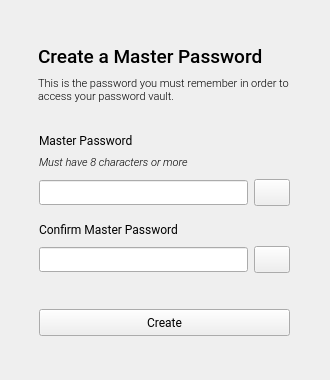
<?xml version="1.0" encoding="UTF-8"?>
<ui version="4.0">
 <class>MainWindow</class>
 <widget class="QMainWindow" name="MainWindow">
  <property name="geometry">
   <rect>
    <x>0</x>
    <y>0</y>
    <width>330</width>
    <height>380</height>
   </rect>
  </property>
  <property name="windowTitle">
   <string>MainWindow</string>
  </property>
  <widget class="QWidget" name="centralwidget">
   <layout class="QHBoxLayout" name="horizontalLayout">
    <item>
     <widget class="QFrame" name="frame">
      <property name="frameShape">
       <enum>QFrame::NoFrame</enum>
      </property>
      <property name="frameShadow">
       <enum>QFrame::Raised</enum>
      </property>
      <widget class="QPushButton" name="buttonSubmit">
       <property name="geometry">
        <rect>
         <x>30</x>
         <y>300</y>
         <width>251</width>
         <height>27</height>
        </rect>
       </property>
       <property name="minimumSize">
        <size>
         <width>0</width>
         <height>27</height>
        </size>
       </property>
       <property name="font">
        <font>
         <family>Roboto</family>
         <pointsize>9</pointsize>
        </font>
       </property>
       <property name="cursor">
        <cursorShape>PointingHandCursor</cursorShape>
       </property>
       <property name="text">
        <string>Create</string>
       </property>
       <property name="default">
        <bool>false</bool>
       </property>
       <property name="flat">
        <bool>false</bool>
       </property>
      </widget>
      <widget class="QWidget" name="">
       <property name="geometry">
        <rect>
         <x>29</x>
         <y>30</y>
         <width>251</width>
         <height>67</height>
        </rect>
       </property>
       <layout class="QVBoxLayout" name="verticalLayout">
        <property name="spacing">
         <number>0</number>
        </property>
        <item>
         <widget class="QLabel" name="labelHeading">
          <property name="font">
           <font>
            <family>Roboto Medium</family>
            <pointsize>14</pointsize>
            <weight>50</weight>
            <bold>false</bold>
           </font>
          </property>
          <property name="text">
           <string>Create a Master Password</string>
          </property>
          <property name="alignment">
           <set>Qt::AlignLeading|Qt::AlignLeft|Qt::AlignVCenter</set>
          </property>
         </widget>
        </item>
        <item>
         <widget class="QLabel" name="labelSubHeading">
          <property name="font">
           <font>
            <family>Roboto Light</family>
            <pointsize>8</pointsize>
            <weight>50</weight>
            <italic>false</italic>
            <bold>false</bold>
            <underline>false</underline>
           </font>
          </property>
          <property name="text">
           <string>This is the password you must remember in order to access your password vault. </string>
          </property>
          <property name="alignment">
           <set>Qt::AlignLeading|Qt::AlignLeft|Qt::AlignVCenter</set>
          </property>
          <property name="wordWrap">
           <bool>true</bool>
          </property>
          <property name="margin">
           <number>2</number>
          </property>
         </widget>
        </item>
       </layout>
      </widget>
      <widget class="QWidget" name="">
       <property name="geometry">
        <rect>
         <x>30</x>
         <y>120</y>
         <width>251</width>
         <height>77</height>
        </rect>
       </property>
       <layout class="QVBoxLayout" name="verticalLayout_3">
        <item>
         <layout class="QVBoxLayout" name="verticalLayout_2">
          <property name="spacing">
           <number>0</number>
          </property>
          <item>
           <widget class="QLabel" name="labelPassword1">
            <property name="font">
             <font>
              <family>Roboto</family>
              <pointsize>9</pointsize>
              <underline>false</underline>
             </font>
            </property>
            <property name="text">
             <string>Master Password</string>
            </property>
           </widget>
          </item>
          <item>
           <widget class="QLabel" name="labelPassword1Sub">
            <property name="font">
             <font>
              <family>Roboto Light</family>
              <pointsize>8</pointsize>
              <italic>true</italic>
              <underline>false</underline>
             </font>
            </property>
            <property name="text">
             <string>Must have 8 characters or more</string>
            </property>
           </widget>
          </item>
         </layout>
        </item>
        <item>
         <layout class="QHBoxLayout" name="horizontalLayout_2">
          <property name="spacing">
           <number>6</number>
          </property>
          <item>
           <widget class="QLineEdit" name="editPassword1">
            <property name="minimumSize">
             <size>
              <width>0</width>
              <height>25</height>
             </size>
            </property>
            <property name="font">
             <font>
              <family>Roboto</family>
              <pointsize>8</pointsize>
             </font>
            </property>
            <property name="text">
             <string/>
            </property>
            <property name="echoMode">
             <enum>QLineEdit::Password</enum>
            </property>
            <property name="placeholderText">
             <string/>
            </property>
            <property name="clearButtonEnabled">
             <bool>true</bool>
            </property>
           </widget>
          </item>
          <item>
           <widget class="QPushButton" name="buttonPasswordToggle1">
            <property name="minimumSize">
             <size>
              <width>27</width>
              <height>27</height>
             </size>
            </property>
            <property name="font">
             <font>
              <family>Roboto</family>
              <pointsize>8</pointsize>
             </font>
            </property>
            <property name="cursor">
             <cursorShape>PointingHandCursor</cursorShape>
            </property>
            <property name="icon">
             <iconset>
              <normaloff>icons/eye-crossed.svg</normaloff>icons/eye-crossed.svg</iconset>
            </property>
            <property name="iconSize">
             <size>
              <width>14</width>
              <height>14</height>
             </size>
            </property>
           </widget>
          </item>
         </layout>
        </item>
       </layout>
      </widget>
      <widget class="QWidget" name="">
       <property name="geometry">
        <rect>
         <x>30</x>
         <y>210</y>
         <width>251</width>
         <height>54</height>
        </rect>
       </property>
       <layout class="QVBoxLayout" name="verticalLayout_4">
        <item>
         <widget class="QLabel" name="labelPassword2">
          <property name="font">
           <font>
            <family>Roboto</family>
            <pointsize>9</pointsize>
           </font>
          </property>
          <property name="text">
           <string>Confirm Master Password</string>
          </property>
         </widget>
        </item>
        <item>
         <layout class="QHBoxLayout" name="horizontalLayout_3">
          <item>
           <widget class="QLineEdit" name="editPassword2">
            <property name="minimumSize">
             <size>
              <width>0</width>
              <height>25</height>
             </size>
            </property>
            <property name="font">
             <font>
              <family>Roboto</family>
              <pointsize>8</pointsize>
             </font>
            </property>
            <property name="text">
             <string/>
            </property>
            <property name="echoMode">
             <enum>QLineEdit::Password</enum>
            </property>
            <property name="placeholderText">
             <string/>
            </property>
            <property name="clearButtonEnabled">
             <bool>true</bool>
            </property>
           </widget>
          </item>
          <item>
           <widget class="QPushButton" name="buttonPasswordToggle2">
            <property name="minimumSize">
             <size>
              <width>27</width>
              <height>27</height>
             </size>
            </property>
            <property name="font">
             <font>
              <family>Roboto</family>
              <pointsize>8</pointsize>
             </font>
            </property>
            <property name="cursor">
             <cursorShape>PointingHandCursor</cursorShape>
            </property>
            <property name="icon">
             <iconset>
              <normaloff>icons/eye-crossed.svg</normaloff>icons/eye-crossed.svg</iconset>
            </property>
            <property name="iconSize">
             <size>
              <width>14</width>
              <height>14</height>
             </size>
            </property>
           </widget>
          </item>
         </layout>
        </item>
       </layout>
      </widget>
     </widget>
    </item>
   </layout>
  </widget>
 </widget>
 <resources/>
 <connections/>
</ui>
